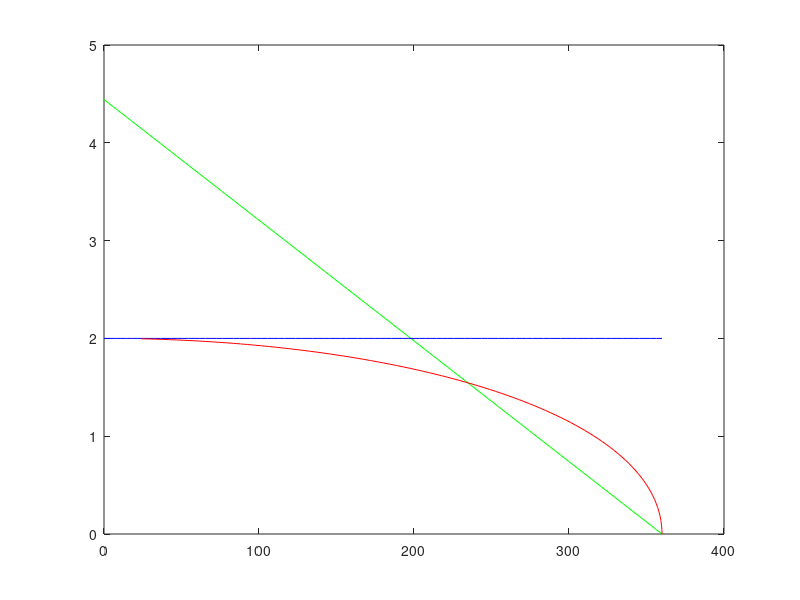

Write the MATLAB code that produced this figure.
%cone.m
%
% This program finds some of the simple solution for dividing a cone

figure(10)

res = 100;
R = 1;
beta = [0:2*pi/(res-1):2*pi];
l1 = (2*pi*ones(1,res) - beta)*R/(2)^(1/2);
l2 = 2*R*ones(1,res);

gamma = [0:0.95*pi/(res-1):0.95*pi];
beta2 = 2*pi*ones(1,res) - 2*(gamma-sin(gamma)+(pi*ones(1,res)-gamma-sin(gamma)).*(tan(gamma/2).^2));
l3 = R*(pi*ones(1,res)-gamma).*tan(gamma/2);

plot(beta*180/pi,l1,'g',beta*180/pi,l2,'b',beta2*180/pi,l3,'r')